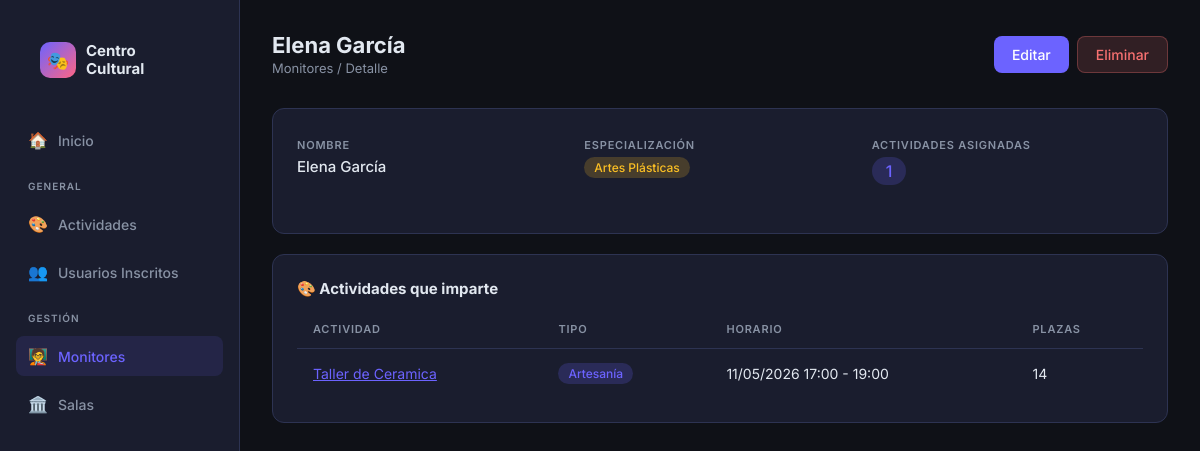
Page /monitores/3/ on the committed database.
### app_actividades/models.py (models this page shows, shortened)
class Monitor(models.Model):
    nombre = models.CharField(max_length=100)
    especializacion = models.CharField(max_length=100)
    def numero_actividades_asignadas(self):
        return self.actividades.count()

class Actividad(models.Model):
    nombre = models.CharField(max_length=100)
    tipo = models.CharField(max_length=50)
    horario_inicio = models.DateTimeField(null=True, blank=True)
    horario_fin = models.DateTimeField(null=True, blank=True, editable=False)
    descripcion = models.TextField()
    duracion = models.IntegerField(help_text="Duración en minutos")
    plazas_disponibles = models.IntegerField()
    monitor = models.ForeignKey(Monitor, on_delete=models.SET_NULL, null=True, blank=True, related_name='actividades')
    sala_principal = models.ForeignKey(Sala, on_delete=models.SET_NULL, null=True, blank=True, related_name='actividades_principal')
    salas_secundarias = models.ManyToManyField(Sala, related_name='actividades_secundarias', blank=True)

### app_actividades/views.py (the view)
# urls.py: path('monitores/<int:id>/', views.detalle_monitor, name='detalle_monitor'),
def detalle_monitor(request, id):
    monitor = get_object_or_404(Monitor, pk=id)
    actividades = monitor.actividades.all()
    return render(request, 'app_actividades/monitores/detalle_monitor.html', {'monitor': monitor, 'actividades': actividades})

### templates/app_actividades/monitores/detalle_monitor.html (shortened to what this page needs)
{% extends "app_actividades/base.html" %}
{% block content %}
<div class="topbar">
    <div>
        <h1>{{ monitor.nombre }}</h1>
        <p class="breadcrumb"><a href="{% url 'lista_monitores' %}" style="color:var(--text-muted);text-decoration:none">Monitores</a> / Detalle</p>
    </div>
    <div class="actions">
        <a href="{% url 'editar_monitor' monitor.id %}" class="btn btn-primary">Editar</a>
        <a href="{% url 'eliminar_monitor' monitor.id %}" class="btn btn-danger">Eliminar</a>
    </div>
</div>
<div class="card" style="margin-bottom:20px">
    <div class="detail-grid">
        <div class="detail-item"><label>Nombre</label><p>{{ monitor.nombre }}</p></div>
        <div class="detail-item"><label>Especialización</label><p><span class="badge badge-yellow">{{ monitor.especializacion }}</span></p></div>
        <div class="detail-item"><label>Actividades asignadas</label><p><span class="badge badge-purple" style="font-size:16px;padding:4px 14px">{{ monitor.numero_actividades_asignadas }}</span></p></div>
    </div>
</div>
<div class="card">
    <h3 style="margin-bottom:12px; font-size:15px">🎨 Actividades que imparte</h3>
    {% if actividades %}
    <table>
        <thead><tr><th>Actividad</th><th>Tipo</th><th>Horario</th><th>Plazas</th></tr></thead>
        <tbody>
            {% for a in actividades %}
            <tr>
                <td><a href="{% url 'detalle_actividad' a.id %}" style="color:var(--accent)">{{ a.nombre }}</a></td>
                <td><span class="badge badge-purple">{{ a.tipo }}</span></td>
                <td>{{ a.horario_inicio|date:"d/m/Y H:i" }} - {{ a.horario_fin|date:"H:i" }}</td>
                <td>{{ a.plazas_disponibles }}</td>
            </tr>
            {% endfor %}
        </tbody>
    </table>
    {% else %}
    <p style="color:var(--text-muted);font-size:14px">Este monitor aún no tiene actividades asignadas.</p>
    {% endif %}
</div>
{% endblock %}

### templates/app_actividades/base.html (style rules this page uses)
*, *::before, *::after { box-sizing: border-box; margin: 0; padding: 0; }
:root { --bg: #0f1117; --surface: #1a1d2e; --surface2: #22263a; --accent: #6c63ff; --accent2: #ff6584; --text: #e2e8f0; --text-muted: #8892a4; --border: #2d3352; --success: #34d399; --danger: #f87171; --warning: #fbbf24; --radius: 12px; --radius-sm: 8px; }
body { font-family: 'Inter', sans-serif; background: var(--bg); color: var(--text); min-height: 100vh; display: flex; }
.topbar { display: flex; align-items: center; justify-content: space-between; margin-bottom: 32px; }
.topbar h1 { font-size: 22px; font-weight: 700; }
.topbar .breadcrumb { font-size: 13px; color: var(--text-muted); margin-top: 2px; }
.btn { display: inline-flex; align-items: center; gap: 8px; padding: 9px 18px; border-radius: var(--radius-sm); font-size: 14px; font-weight: 500; cursor: pointer; border: none; text-decoration: none; transition: all .2s; }
.btn-primary { background: var(--accent); color: #fff; }
.btn-danger { background: rgba(248,113,113,.15); color: var(--danger); border: 1px solid rgba(248,113,113,.3); }
.card { background: var(--surface); border: 1px solid var(--border); border-radius: var(--radius); padding: 24px; transition: border-color .2s; }
table { width: 100%; border-collapse: collapse; }
th { text-align: left; padding: 12px 16px; font-size: 11px; font-weight: 600; letter-spacing: .8px; text-transform: uppercase; color: var(--text-muted); border-bottom: 1px solid var(--border); }
td { padding: 14px 16px; font-size: 14px; border-bottom: 1px solid rgba(45,51,82,.5); }
tr:last-child td { border-bottom: none; }
.badge { display: inline-flex; align-items: center; padding: 3px 10px; border-radius: 20px; font-size: 12px; font-weight: 500; }
.badge-purple { background: rgba(108,99,255,.2); color: var(--accent); }
.badge-yellow { background: rgba(251,191,36,.2); color: var(--warning); }
.detail-grid { display: grid; grid-template-columns: repeat(auto-fill, minmax(200px, 1fr)); gap: 16px; margin-bottom: 24px; }
.detail-item label { font-size: 11px; text-transform: uppercase; letter-spacing: .8px; color: var(--text-muted); font-weight: 600; }
.detail-item p { margin-top: 4px; font-size: 15px; font-weight: 500; }
.actions { display: flex; gap: 8px; }

### rows in the picture
Monitor: nombre "Elena García", especializacion "Artes Plásticas", numero_actividades_asignadas "1"
Actividad: nombre "Taller de Ceramica", tipo "Artesanía", horario_inicio "11/05/2026 17:00", horario_fin "19:00", plazas_disponibles "14"
